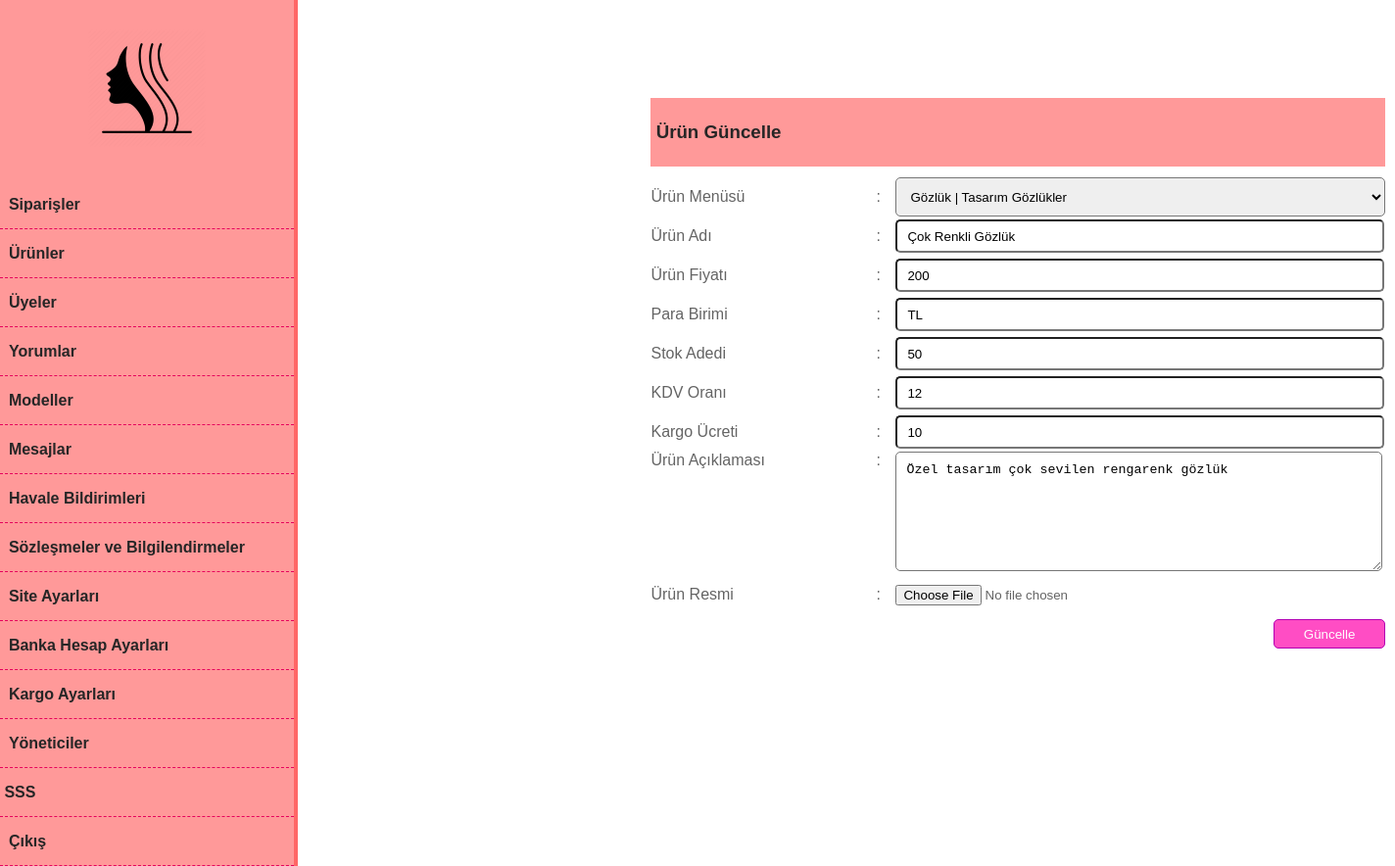
Page /admin/index.php?skd=0&ski=88&ID=70 (signed in) on the committed database.
### tables this page shows
CREATE TABLE `urunler` (
  `id` int(10) UNSIGNED NOT NULL,
  `MenuId` int(10) UNSIGNED NOT NULL,
  `UrunTuru` varchar(100) NOT NULL,
  `UrunAdi` varchar(255) NOT NULL,
  `UrunFiyati` double UNSIGNED NOT NULL,
  `ParaBirimi` char(3) NOT NULL,
  `KdvOrani` int(2) UNSIGNED NOT NULL,
  `UrunAciklamasi` text NOT NULL,
  `KargoUcreti` double UNSIGNED NOT NULL,
  `UrunResmi` varchar(30) NOT NULL,
  `Durumu` tinyint(1) UNSIGNED NOT NULL,
  `StokSayisi` int(10) NOT NULL,
  `ToplamSatisSayisi` int(10) UNSIGNED NOT NULL,
  `YorumSayisi` int(10) UNSIGNED NOT NULL,
  `ToplamYorumPuani` int(10) UNSIGNED NOT NULL,
  `GoruntulenmeSayisi` int(10) UNSIGNED NOT NULL
);

CREATE TABLE `menuler` (
  `id` int(10) UNSIGNED NOT NULL,
  `UrunTuru` varchar(50) NOT NULL,
  `MenuAdi` varchar(30) NOT NULL,
  `UrunSayisi` int(10) NOT NULL
);

### ayarlar/fonksiyonlar.php (called while the page is built, shortened)
<?php
function geriDondur($dondur){
	$geri_dondur			=	htmlspecialchars_decode($dondur, ENT_QUOTES);
	return $geri_dondur;
}
function filtrele($filtre){
	$delete_S = trim($filtre);
	$clear_T = strip_tags($delete_S);
	$ineffect = htmlspecialchars($clear_T, ENT_QUOTES);
	return $ineffect;
}
?>

### admin/UrunlerGuncelle.php (the view, shortened to what this page needs)
<?php
if(isset($_SESSION["Yonetici"])){
	if(isset($_GET["ID"])){
		$GelenID			=	filtrele($_GET["ID"]);
	}else{
		$GelenID			=	"";
	}
	$UrunlerSorgusu	=	$db_baglantisi->prepare("SELECT * FROM urunler WHERE id = ? LIMIT 1");
	$UrunlerSorgusu->execute([$GelenID]);
	$UrunSayisi		=	$UrunlerSorgusu->rowCount();
	$UrunBilgisi	=	$UrunlerSorgusu->fetch(PDO::FETCH_ASSOC);
	if($UrunSayisi>0){
?>
<form action="index.php?skd=0&ski=89&ID=<?php echo geriDondur($GelenID); ?>" method="post" enctype="multipart/form-data">
  <table width="750" align="right" valign="top" border="0" cellpadding="0" cellspacing="0" style="margin-left: 360px;">
    <tr height="100">
      <td style="font-size: 10px;">&nbsp;</td>
    </tr>
		<tr height="70">
			<td width="560" bgcolor="#ff9999" style="color: #262626;" align="left"><h3>&nbsp;Ürün Güncelle</h3></td>
		</tr>
		<tr height="10">
			<td style="font-size: 10px;">&nbsp;</td>
		</tr>
		<tr>
			<td><table width="750" align="right" border="0" cellpadding="0" cellspacing="0">
				<tr height="40">
					<td width="230">Ürün Menüsü</td>
					<td width="20">:</td>
					<td width="500"><select name="UrunMenusu" class="selects">
						<?php
						$MenulerSorgusu			=	$db_baglantisi->prepare("SELECT * FROM menuler WHERE UrunTuru = ? ORDER BY UrunTuru ASC, MenuAdi ASC");
						$MenulerSorgusu->execute([geriDondur($UrunBilgisi["UrunTuru"])]);
						$MenuKayitlari		=	$MenulerSorgusu->fetchAll(PDO::FETCH_ASSOC);
						foreach($MenuKayitlari as $MenuKaydi){
						?>
							<option value="<?php echo geriDondur($MenuKaydi["id"]); ?>" <?php if(geriDondur($UrunBilgisi["MenuId"]) == geriDondur($MenuKaydi["id"])){ ?>selected="selected"<?php } ?>><?php echo  geriDondur($MenuKaydi["UrunTuru"]); ?> | <?php echo  geriDondur($MenuKaydi["MenuAdi"]); ?></option>
						<?php
						}
						?>
					</select></td>
				</tr>
				<tr height="40">
					<td width="230">Ürün Adı</td>
					<td width="20">:</td>
					<td width="500"><input type="text" name="UrunAdi" class="inputs" value="<?php echo  geriDondur($UrunBilgisi["UrunAdi"]); ?>"></td>
				</tr>
				<tr height="40">
					<td width="230">Ürün Fiyatı</td>
					<td width="20">:</td>
					<td width="500"><input type="text" name="UrunFiyati" class="inputs" value="<?php echo  geriDondur($UrunBilgisi["UrunFiyati"]); ?>"></td>
				</tr>
				<tr height="40">
					<td width="230">Para Birimi</td>
					<td width="20">:</td>
					<td width="500"><input type="text" name="ParaBirimi" class="inputs" value="<?php echo  geriDondur($UrunBilgisi["ParaBirimi"]); ?>"></td>
				</tr>
        <tr height="40">
					<td width="230">Stok Adedi</td>
					<td width="20">:</td>
					<td width="500"><input type="text" name="StokAdedi" class="inputs" value="<?php echo  geriDondur($UrunBilgisi["StokSayisi"]); ?>"></td>
				</tr>
				<tr height="40">
					<td width="230">KDV Oranı</td>
					<td width="20">:</td>
					<td width="500"><input type="text" name="KdvOrani" class="inputs" value="<?php echo  geriDondur($UrunBilgisi["KdvOrani"]); ?>"></td>
				</tr>
				<tr height="40">
					<td width="230">Kargo Ücreti</td>
					<td width="20">:</td>
					<td width="500"><input type="text" name="KargoUcreti" class="inputs" value="<?php echo  geriDondur($UrunBilgisi["KargoUcreti"]); ?>"></td>
				</tr>
				<tr>
					<td width="230" valign="top">Ürün Açıklaması</td>
					<td width="20" valign="top">:</td>
					<td width="500"><textarea name="UrunAciklamasi" class="textAreas"><?php echo  geriDondur($UrunBilgisi["UrunAciklamasi"]); ?></textarea></td>
				</tr>
				<tr height="40">
					<td>Ürün Resmi</td>
					<td>:</td>
					<td><input type="file" name="Resim"></td>
				</tr>
				<tr height="40">
					<td>&nbsp;</td>
					<td>&nbsp;</td>
					<td align="right"><input type="submit" value="Güncelle" class="buttons"></td>
				</tr>
			</table></td>
		</tr>
	</table>
</form>
<?php
	}else{
		header("Location:index.php?skd=0&ski=91");
		exit();
	}
}else{
	header("Location:index.php?skd=1");
	exit();
}
?>

### ayarlar/Ystyle.css (style rules this page uses)
html, body { height: 100%; width: 100%; margin: 0; padding: 0; border: 0; outline: 0; background: white; color: #646464; font-family: Arial, Helvetica, "Open Sans", "Helvetica Neue", "sans-serif"; font-size: 16px; line-height: 1,5; font-style: normal; font-variant: normal; font-weight: normal; text-decoration: none; }
.inputs { width: 95%; height: 30px; padding: 0px 10px; border-radius: 5px; }
.selects { width: 100%; height: 40px; padding: 0px 10px; border-radius: 5px; }
.buttons { height: 30px; border: 1px solid #b300b3; background: #ff4dc4; padding: 5px 30px; color: white; border-radius: 5px; }
.textAreas { width: 95%; height: 100px; padding: 10px 10px; border-radius: 5px; }

### rows in the picture
urunler: UrunMenusu "Gözlük | Tasarım Gözlükler", UrunAdi "Çok Renkli Gözlük", UrunFiyati "200", ParaBirimi "TL", StokAdedi "50", KdvOrani "12", KargoUcreti "10", UrunAciklamasi "Özel tasarım çok sevilen rengarenk gözlük"
